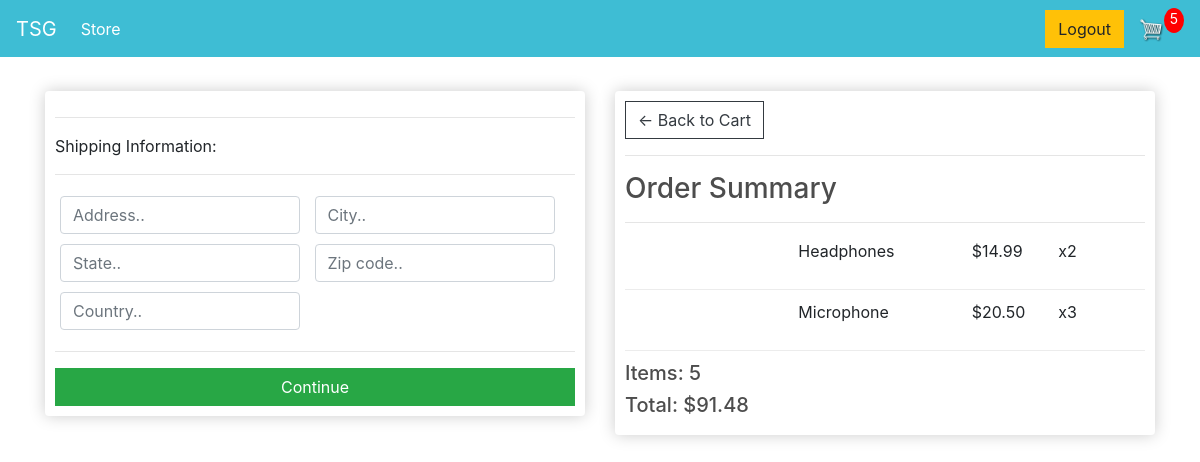
Screenshot of /checkout/ (signed in) with the database file from the repository.
### store/models.py (models this page shows, shortened)
class OrderItem(models.Model):
    product = models.ForeignKey(Product , on_delete=models.SET_NULL, null=True)
    order = models.ForeignKey(Order , on_delete=models.SET_NULL, null= True)
    quantity = models.IntegerField(default=0, null=True, blank=True)
    date_added = models.DateTimeField(auto_now_add=True)
    @property
    def get_total(self):
        total = self.product.price * self.quantity
        return total

class Product(models.Model):
    name = models.CharField(max_length=200,null =True)
    price = models.DecimalField(max_digits=7,decimal_places=2)
    digital = models.BooleanField(default=False, null=True, blank=True)
    image = models.ImageField(null=True , blank=True)
    @property
    def imageURL(self):
        try:
            url = self.image.url
        except:
            url = ''
        return url

class Order(models.Model):
    customer = models.ForeignKey(Customer , on_delete=models.SET_NULL, null =True , blank =True)
    date_ordered = models.DateTimeField(auto_now_add=True)
    complete = models.BooleanField(default=False)
    transaction_id = models.CharField(max_length=100, null=True)
    @property
    def shipping(self):
            shipping = False
            orderitems = self.orderitem_set.all()
            for i in orderitems:
                if i.product.digital ==False:
                    shipping = True
            return shipping
    @property
    def get_cart_total(self):
        orderitems = self.orderitem_set.all()
        total = sum ([item.get_total for item in orderitems ])
        return total
    @property
    def get_cart_items(self):
        orderitems = self.orderitem_set.all()
        total = sum([item.quantity for item in orderitems])
        return total

### store/views.py (the view)
# urls.py: path('checkout/', views.checkout, name="checkout"),
def checkout(request):
    if request.user.is_authenticated:
        customer = request.user.customer
        order, created = Order.objects.get_or_create(customer=customer, complete=False)
        items = order.orderitem_set.all()
        cartItems = order.get_cart_items
        shipping = order.shipping  # Get the shipping status from the order
    else:
        cookieData= cookieCart(request)
        cartItems = cookieData['cartItems']
        order = cookieData['order']
        items = cookieData['items']
    context = {'items': items, 'order': order, 'cartItems': cartItems}
    return render(request, 'store/checkout.html', context)

### store/templates/store/checkout.html (shortened to what this page needs)
{% extends 'store/main.html' %}
{% load static %}
{% block content %}
<div class="row">
    <div class="col-lg-6">
        <div class="box-element" id="form-wrapper">
            <form id="form">
                <div id="shipping-info">
                    <hr>
                    <p>Shipping Information:</p>
                    <hr>
                    <div class="form-field">
                        <input class="form-control" type="text" name="address" placeholder="Address..">
                    </div>
                    <div class="form-field">
                        <input class="form-control" type="text" name="city" placeholder="City..">
                    </div>
                    <div class="form-field">
                        <input class="form-control" type="text" name="state" placeholder="State..">
                    </div>
                    <div class="form-field">
                        <input class="form-control" type="text" name="zipcode" placeholder="Zip code..">
                    </div>
                    <div class="form-field">
                        <input class="form-control" type="text" name="country" placeholder="Country..">
                    </div>
                </div>
                <hr>
                <input id="form-button" class="btn btn-success btn-block" type="submit" value="Continue">
            </form>
        </div>
        <br>
    </div>
    <div class="col-lg-6">
        <div class="box-element">
            <a class="btn btn-outline-dark" href="{% url 'cart' %}">&#x2190; Back to Cart</a>
            <hr>
            <h3>Order Summary</h3>
            <hr>
            {% for item in items %}
            <div class="cart-row">
                <div style="flex:2"><img class="row-image" src="{{item.product.imageURL}}"></div>
                <div style="flex:2"><p>{{item.product.name}}</p></div>
                <div style="flex:1"><p>${{item.product.price|floatformat:2}}</p></div>
                <div style="flex:1"><p>x{{item.quantity}}</p></div>
            </div>
            {% endfor %}
            <h5>Items:  {{order.get_cart_items}}</h5>
            <h5>Total:  ${{order.get_cart_total|floatformat:2}}</h5>
        </div>
    </div>
</div>
{% endblock content %}

### static/css/main.css (style rules this page uses)
body { background-color: hsl(0, 0%, 100%); }
h1,h2,h3,h4,h5,h6 { color:hsl(0, 0%, 30%); }
.box-element { box-shadow:hsl(0, 0%, 80%) 0 0 16px; background-color: #fff; border-radius: 4px; padding: 10px; }
.col-lg-4, .col-lg-6, .col-lg-8, .col-lg-12 { margin-top: 10px; }
.btn { border-radius: 0; }
.form-field { width:250px; display: inline-block; padding: 5px; }
.cart-row { display: flex; align-items: flex-stretch; padding-bottom: 10px; margin-bottom: 10px; border-bottom: 1px solid #ececec; }

### rows the page displays
OrderItem: product.name "Headphones", product.price "14.99", quantity "2"
OrderItem: product.name "Microphone", product.price "20.50", quantity "3"
Order: get_cart_items "5", get_cart_total "91.48"

### other values shown
{{ cartItems }} "5"
